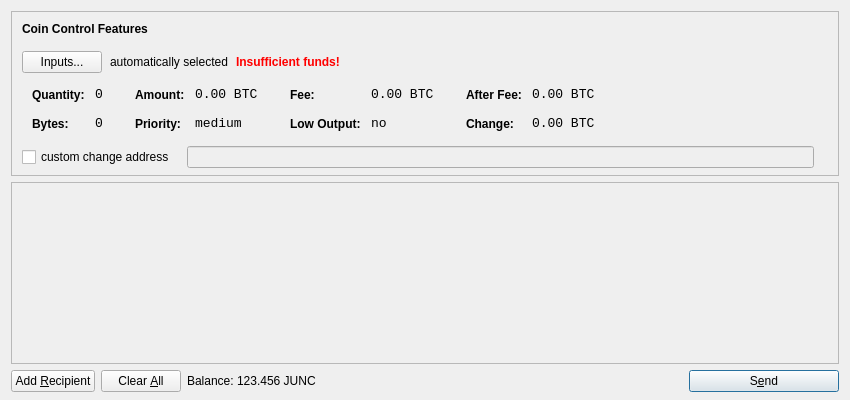
<?xml version="1.0" encoding="UTF-8"?>
<ui version="4.0">
 <class>SendCoinsDialog</class>
 <widget class="QDialog" name="SendCoinsDialog">
  <property name="geometry">
   <rect>
    <x>0</x>
    <y>0</y>
    <width>850</width>
    <height>400</height>
   </rect>
  </property>
  <property name="windowTitle">
   <string>Send Coins</string>
  </property>
  <layout class="QVBoxLayout" name="verticalLayout" stretch="0,1,0">
   <property name="bottomMargin">
    <number>8</number>
   </property>
   <item>
    <widget class="QFrame" name="frameCoinControl">
     <property name="sizePolicy">
      <sizepolicy hsizetype="Expanding" vsizetype="Expanding">
       <horstretch>0</horstretch>
       <verstretch>0</verstretch>
      </sizepolicy>
     </property>
     <property name="maximumSize">
      <size>
       <width>16777215</width>
       <height>16777215</height>
      </size>
     </property>
     <property name="frameShape">
      <enum>QFrame::StyledPanel</enum>
     </property>
     <property name="frameShadow">
      <enum>QFrame::Sunken</enum>
     </property>
     <layout class="QVBoxLayout" name="verticalLayoutCoinControl2">
      <property name="spacing">
       <number>-1</number>
      </property>
      <property name="leftMargin">
       <number>0</number>
      </property>
      <property name="topMargin">
       <number>0</number>
      </property>
      <property name="rightMargin">
       <number>0</number>
      </property>
      <property name="bottomMargin">
       <number>6</number>
      </property>
      <item>
       <layout class="QVBoxLayout" name="verticalLayoutCoinControl" stretch="0,0,0,0,1">
        <property name="spacing">
         <number>0</number>
        </property>
        <property name="leftMargin">
         <number>10</number>
        </property>
        <property name="topMargin">
         <number>10</number>
        </property>
        <item>
         <layout class="QHBoxLayout" name="horizontalLayoutCoinControl1">
          <property name="bottomMargin">
           <number>15</number>
          </property>
          <item>
           <widget class="QLabel" name="labelCoinControlFeatures">
            <property name="sizePolicy">
             <sizepolicy hsizetype="Preferred" vsizetype="Maximum">
              <horstretch>0</horstretch>
              <verstretch>0</verstretch>
             </sizepolicy>
            </property>
            <property name="font">
             <font>
              <weight>75</weight>
              <bold>true</bold>
             </font>
            </property>
            <property name="styleSheet">
             <string notr="true">font-weight:bold;</string>
            </property>
            <property name="text">
             <string>Coin Control Features</string>
            </property>
           </widget>
          </item>
         </layout>
        </item>
        <item>
         <layout class="QHBoxLayout" name="horizontalLayoutCoinControl2" stretch="0,0,0,0">
          <property name="spacing">
           <number>8</number>
          </property>
          <property name="bottomMargin">
           <number>10</number>
          </property>
          <item>
           <widget class="QPushButton" name="pushButtonCoinControl">
            <property name="styleSheet">
             <string notr="true"/>
            </property>
            <property name="text">
             <string>Inputs...</string>
            </property>
           </widget>
          </item>
          <item>
           <widget class="QLabel" name="labelCoinControlAutomaticallySelected">
            <property name="text">
             <string>automatically selected</string>
            </property>
            <property name="margin">
             <number>5</number>
            </property>
           </widget>
          </item>
          <item>
           <widget class="QLabel" name="labelCoinControlInsuffFunds">
            <property name="font">
             <font>
              <weight>75</weight>
              <bold>true</bold>
             </font>
            </property>
            <property name="styleSheet">
             <string notr="true">color:red;font-weight:bold;</string>
            </property>
            <property name="text">
             <string>Insufficient funds!</string>
            </property>
            <property name="margin">
             <number>5</number>
            </property>
           </widget>
          </item>
          <item>
           <spacer name="horizontalSpacerCoinControl">
            <property name="orientation">
             <enum>Qt::Horizontal</enum>
            </property>
            <property name="sizeHint" stdset="0">
             <size>
              <width>40</width>
              <height>1</height>
             </size>
            </property>
           </spacer>
          </item>
         </layout>
        </item>
        <item>
         <widget class="QWidget" name="widgetCoinControl" native="true">
          <property name="sizePolicy">
           <sizepolicy hsizetype="Preferred" vsizetype="Preferred">
            <horstretch>0</horstretch>
            <verstretch>0</verstretch>
           </sizepolicy>
          </property>
          <property name="minimumSize">
           <size>
            <width>0</width>
            <height>0</height>
           </size>
          </property>
          <property name="styleSheet">
           <string notr="true"/>
          </property>
          <layout class="QHBoxLayout" name="horizontalLayoutCoinControl5">
           <property name="margin">
            <number>0</number>
           </property>
           <item>
            <layout class="QHBoxLayout" name="horizontalLayoutCoinControl3" stretch="0,0,0,1">
             <property name="spacing">
              <number>20</number>
             </property>
             <property name="topMargin">
              <number>0</number>
             </property>
             <property name="bottomMargin">
              <number>10</number>
             </property>
             <item>
              <layout class="QFormLayout" name="formLayoutCoinControl1">
               <property name="horizontalSpacing">
                <number>10</number>
               </property>
               <property name="verticalSpacing">
                <number>14</number>
               </property>
               <property name="leftMargin">
                <number>10</number>
               </property>
               <property name="topMargin">
                <number>4</number>
               </property>
               <property name="rightMargin">
                <number>6</number>
               </property>
               <item row="0" column="0">
                <widget class="QLabel" name="labelCoinControlQuantityText">
                 <property name="styleSheet">
                  <string notr="true">font-weight:bold;</string>
                 </property>
                 <property name="text">
                  <string>Quantity:</string>
                 </property>
                 <property name="margin">
                  <number>0</number>
                 </property>
                </widget>
               </item>
               <item row="0" column="1">
                <widget class="QLabel" name="labelCoinControlQuantity">
                 <property name="font">
                  <font>
                   <family>Monospace</family>
                   <pointsize>10</pointsize>
                  </font>
                 </property>
                 <property name="cursor">
                  <cursorShape>IBeamCursor</cursorShape>
                 </property>
                 <property name="contextMenuPolicy">
                  <enum>Qt::ActionsContextMenu</enum>
                 </property>
                 <property name="text">
                  <string notr="true">0</string>
                 </property>
                 <property name="margin">
                  <number>0</number>
                 </property>
                 <property name="textInteractionFlags">
                  <set>Qt::LinksAccessibleByMouse|Qt::TextSelectableByKeyboard|Qt::TextSelectableByMouse</set>
                 </property>
                </widget>
               </item>
               <item row="1" column="0">
                <widget class="QLabel" name="labelCoinControlBytesText">
                 <property name="styleSheet">
                  <string notr="true">font-weight:bold;</string>
                 </property>
                 <property name="text">
                  <string>Bytes:</string>
                 </property>
                </widget>
               </item>
               <item row="1" column="1">
                <widget class="QLabel" name="labelCoinControlBytes">
                 <property name="font">
                  <font>
                   <family>Monospace</family>
                   <pointsize>10</pointsize>
                  </font>
                 </property>
                 <property name="cursor">
                  <cursorShape>IBeamCursor</cursorShape>
                 </property>
                 <property name="contextMenuPolicy">
                  <enum>Qt::ActionsContextMenu</enum>
                 </property>
                 <property name="text">
                  <string notr="true">0</string>
                 </property>
                 <property name="textInteractionFlags">
                  <set>Qt::LinksAccessibleByMouse|Qt::TextSelectableByKeyboard|Qt::TextSelectableByMouse</set>
                 </property>
                </widget>
               </item>
              </layout>
             </item>
             <item>
              <layout class="QFormLayout" name="formLayoutCoinControl2">
               <property name="horizontalSpacing">
                <number>10</number>
               </property>
               <property name="verticalSpacing">
                <number>14</number>
               </property>
               <property name="leftMargin">
                <number>6</number>
               </property>
               <property name="topMargin">
                <number>4</number>
               </property>
               <property name="rightMargin">
                <number>6</number>
               </property>
               <item row="0" column="0">
                <widget class="QLabel" name="labelCoinControlAmountText">
                 <property name="styleSheet">
                  <string notr="true">font-weight:bold;</string>
                 </property>
                 <property name="text">
                  <string>Amount:</string>
                 </property>
                 <property name="margin">
                  <number>0</number>
                 </property>
                </widget>
               </item>
               <item row="0" column="1">
                <widget class="QLabel" name="labelCoinControlAmount">
                 <property name="font">
                  <font>
                   <family>Monospace</family>
                   <pointsize>10</pointsize>
                  </font>
                 </property>
                 <property name="cursor">
                  <cursorShape>IBeamCursor</cursorShape>
                 </property>
                 <property name="contextMenuPolicy">
                  <enum>Qt::ActionsContextMenu</enum>
                 </property>
                 <property name="text">
                  <string notr="true">0.00 BTC</string>
                 </property>
                 <property name="textInteractionFlags">
                  <set>Qt::LinksAccessibleByMouse|Qt::TextSelectableByKeyboard|Qt::TextSelectableByMouse</set>
                 </property>
                </widget>
               </item>
               <item row="1" column="0">
                <widget class="QLabel" name="labelCoinControlPriorityText">
                 <property name="styleSheet">
                  <string notr="true">font-weight:bold;</string>
                 </property>
                 <property name="text">
                  <string>Priority:</string>
                 </property>
                </widget>
               </item>
               <item row="1" column="1">
                <widget class="QLabel" name="labelCoinControlPriority">
                 <property name="font">
                  <font>
                   <family>Monospace</family>
                   <pointsize>10</pointsize>
                  </font>
                 </property>
                 <property name="cursor">
                  <cursorShape>IBeamCursor</cursorShape>
                 </property>
                 <property name="contextMenuPolicy">
                  <enum>Qt::ActionsContextMenu</enum>
                 </property>
                 <property name="text">
                  <string>medium</string>
                 </property>
                 <property name="textInteractionFlags">
                  <set>Qt::LinksAccessibleByMouse|Qt::TextSelectableByKeyboard|Qt::TextSelectableByMouse</set>
                 </property>
                </widget>
               </item>
              </layout>
             </item>
             <item>
              <layout class="QFormLayout" name="formLayoutCoinControl3">
               <property name="horizontalSpacing">
                <number>10</number>
               </property>
               <property name="verticalSpacing">
                <number>14</number>
               </property>
               <property name="leftMargin">
                <number>6</number>
               </property>
               <property name="topMargin">
                <number>4</number>
               </property>
               <property name="rightMargin">
                <number>6</number>
               </property>
               <item row="0" column="0">
                <widget class="QLabel" name="labelCoinControlFeeText">
                 <property name="styleSheet">
                  <string notr="true">font-weight:bold;</string>
                 </property>
                 <property name="text">
                  <string>Fee:</string>
                 </property>
                 <property name="margin">
                  <number>0</number>
                 </property>
                </widget>
               </item>
               <item row="0" column="1">
                <widget class="QLabel" name="labelCoinControlFee">
                 <property name="font">
                  <font>
                   <family>Monospace</family>
                   <pointsize>10</pointsize>
                  </font>
                 </property>
                 <property name="cursor">
                  <cursorShape>IBeamCursor</cursorShape>
                 </property>
                 <property name="contextMenuPolicy">
                  <enum>Qt::ActionsContextMenu</enum>
                 </property>
                 <property name="text">
                  <string notr="true">0.00 BTC</string>
                 </property>
                 <property name="textInteractionFlags">
                  <set>Qt::LinksAccessibleByMouse|Qt::TextSelectableByKeyboard|Qt::TextSelectableByMouse</set>
                 </property>
                </widget>
               </item>
               <item row="1" column="0">
                <widget class="QLabel" name="labelCoinControlLowOutputText">
                 <property name="styleSheet">
                  <string notr="true">font-weight:bold;</string>
                 </property>
                 <property name="text">
                  <string>Low Output:</string>
                 </property>
                </widget>
               </item>
               <item row="1" column="1">
                <widget class="QLabel" name="labelCoinControlLowOutput">
                 <property name="font">
                  <font>
                   <family>Monospace</family>
                   <pointsize>10</pointsize>
                  </font>
                 </property>
                 <property name="cursor">
                  <cursorShape>IBeamCursor</cursorShape>
                 </property>
                 <property name="contextMenuPolicy">
                  <enum>Qt::ActionsContextMenu</enum>
                 </property>
                 <property name="text">
                  <string>no</string>
                 </property>
                 <property name="textInteractionFlags">
                  <set>Qt::LinksAccessibleByMouse|Qt::TextSelectableByKeyboard|Qt::TextSelectableByMouse</set>
                 </property>
                </widget>
               </item>
              </layout>
             </item>
             <item>
              <layout class="QFormLayout" name="formLayoutCoinControl4">
               <property name="horizontalSpacing">
                <number>10</number>
               </property>
               <property name="verticalSpacing">
                <number>14</number>
               </property>
               <property name="leftMargin">
                <number>6</number>
               </property>
               <property name="topMargin">
                <number>4</number>
               </property>
               <property name="rightMargin">
                <number>6</number>
               </property>
               <item row="0" column="0">
                <widget class="QLabel" name="labelCoinControlAfterFeeText">
                 <property name="styleSheet">
                  <string notr="true">font-weight:bold;</string>
                 </property>
                 <property name="text">
                  <string>After Fee:</string>
                 </property>
                 <property name="margin">
                  <number>0</number>
                 </property>
                </widget>
               </item>
               <item row="0" column="1">
                <widget class="QLabel" name="labelCoinControlAfterFee">
                 <property name="font">
                  <font>
                   <family>Monospace</family>
                   <pointsize>10</pointsize>
                  </font>
                 </property>
                 <property name="cursor">
                  <cursorShape>IBeamCursor</cursorShape>
                 </property>
                 <property name="contextMenuPolicy">
                  <enum>Qt::ActionsContextMenu</enum>
                 </property>
                 <property name="text">
                  <string notr="true">0.00 BTC</string>
                 </property>
                 <property name="textInteractionFlags">
                  <set>Qt::LinksAccessibleByMouse|Qt::TextSelectableByKeyboard|Qt::TextSelectableByMouse</set>
                 </property>
                </widget>
               </item>
               <item row="1" column="0">
                <widget class="QLabel" name="labelCoinControlChangeText">
                 <property name="styleSheet">
                  <string notr="true">font-weight:bold;</string>
                 </property>
                 <property name="text">
                  <string>Change:</string>
                 </property>
                </widget>
               </item>
               <item row="1" column="1">
                <widget class="QLabel" name="labelCoinControlChange">
                 <property name="font">
                  <font>
                   <family>Monospace</family>
                   <pointsize>10</pointsize>
                  </font>
                 </property>
                 <property name="cursor">
                  <cursorShape>IBeamCursor</cursorShape>
                 </property>
                 <property name="contextMenuPolicy">
                  <enum>Qt::ActionsContextMenu</enum>
                 </property>
                 <property name="text">
                  <string notr="true">0.00 BTC</string>
                 </property>
                 <property name="textInteractionFlags">
                  <set>Qt::LinksAccessibleByMouse|Qt::TextSelectableByKeyboard|Qt::TextSelectableByMouse</set>
                 </property>
                </widget>
               </item>
              </layout>
             </item>
            </layout>
           </item>
          </layout>
         </widget>
        </item>
        <item>
         <layout class="QHBoxLayout" name="horizontalLayoutCoinControl4" stretch="0,0,0">
          <property name="spacing">
           <number>12</number>
          </property>
          <property name="sizeConstraint">
           <enum>QLayout::SetDefaultConstraint</enum>
          </property>
          <property name="topMargin">
           <number>5</number>
          </property>
          <property name="rightMargin">
           <number>5</number>
          </property>
          <item>
           <widget class="QCheckBox" name="checkBoxCoinControlChange">
            <property name="text">
             <string>custom change address</string>
            </property>
           </widget>
          </item>
          <item>
           <widget class="QLineEdit" name="lineEditCoinControlChange">
            <property name="enabled">
             <bool>false</bool>
            </property>
            <property name="sizePolicy">
             <sizepolicy hsizetype="Expanding" vsizetype="Fixed">
              <horstretch>0</horstretch>
              <verstretch>0</verstretch>
             </sizepolicy>
            </property>
           </widget>
          </item>
          <item>
           <widget class="QLabel" name="labelCoinControlChangeLabel">
            <property name="sizePolicy">
             <sizepolicy hsizetype="Preferred" vsizetype="Expanding">
              <horstretch>0</horstretch>
              <verstretch>0</verstretch>
             </sizepolicy>
            </property>
            <property name="minimumSize">
             <size>
              <width>0</width>
              <height>0</height>
             </size>
            </property>
            <property name="text">
             <string/>
            </property>
            <property name="margin">
             <number>3</number>
            </property>
           </widget>
          </item>
         </layout>
        </item>
        <item>
         <spacer name="verticalSpacerCoinControl">
          <property name="orientation">
           <enum>Qt::Vertical</enum>
          </property>
          <property name="sizeHint" stdset="0">
           <size>
            <width>800</width>
            <height>1</height>
           </size>
          </property>
         </spacer>
        </item>
       </layout>
      </item>
     </layout>
    </widget>
   </item>
   <item>
    <widget class="QScrollArea" name="scrollArea">
     <property name="widgetResizable">
      <bool>true</bool>
     </property>
     <widget class="QWidget" name="scrollAreaWidgetContents">
      <property name="geometry">
       <rect>
        <x>0</x>
        <y>0</y>
        <width>830</width>
        <height>165</height>
       </rect>
      </property>
      <layout class="QVBoxLayout" name="verticalLayout_2">
       <property name="margin">
        <number>0</number>
       </property>
       <item>
        <layout class="QVBoxLayout" name="entries">
         <property name="spacing">
          <number>6</number>
         </property>
        </layout>
       </item>
       <item>
        <spacer name="verticalSpacer">
         <property name="orientation">
          <enum>Qt::Vertical</enum>
         </property>
         <property name="sizeHint" stdset="0">
          <size>
           <width>20</width>
           <height>40</height>
          </size>
         </property>
        </spacer>
       </item>
      </layout>
     </widget>
    </widget>
   </item>
   <item>
    <layout class="QHBoxLayout" name="horizontalLayout">
     <item>
      <widget class="QPushButton" name="addButton">
       <property name="toolTip">
        <string>Send to multiple recipients at once</string>
       </property>
       <property name="text">
        <string>Add &amp;Recipient</string>
       </property>
       <property name="icon">
        <iconset resource="../bitcoin.qrc">
         <normaloff>:/icons/add</normaloff>:/icons/add</iconset>
       </property>
       <property name="autoDefault">
        <bool>false</bool>
       </property>
      </widget>
     </item>
     <item>
      <widget class="QPushButton" name="clearButton">
       <property name="sizePolicy">
        <sizepolicy hsizetype="Minimum" vsizetype="Fixed">
         <horstretch>0</horstretch>
         <verstretch>0</verstretch>
        </sizepolicy>
       </property>
       <property name="toolTip">
        <string>Remove all transaction fields</string>
       </property>
       <property name="text">
        <string>Clear &amp;All</string>
       </property>
       <property name="icon">
        <iconset resource="../bitcoin.qrc">
         <normaloff>:/icons/remove</normaloff>:/icons/remove</iconset>
       </property>
       <property name="autoRepeatDelay">
        <number>300</number>
       </property>
       <property name="autoDefault">
        <bool>false</bool>
       </property>
      </widget>
     </item>
     <item>
      <layout class="QHBoxLayout" name="horizontalLayout_2">
       <property name="spacing">
        <number>3</number>
       </property>
       <item>
        <widget class="QLabel" name="label">
         <property name="text">
          <string>Balance:</string>
         </property>
        </widget>
       </item>
       <item>
        <widget class="QLabel" name="labelBalance">
         <property name="cursor">
          <cursorShape>IBeamCursor</cursorShape>
         </property>
         <property name="text">
          <string>123.456 JUNC</string>
         </property>
         <property name="textInteractionFlags">
          <set>Qt::LinksAccessibleByMouse|Qt::TextSelectableByKeyboard|Qt::TextSelectableByMouse</set>
         </property>
        </widget>
       </item>
      </layout>
     </item>
     <item>
      <spacer name="horizontalSpacer">
       <property name="orientation">
        <enum>Qt::Horizontal</enum>
       </property>
       <property name="sizeHint" stdset="0">
        <size>
         <width>40</width>
         <height>20</height>
        </size>
       </property>
      </spacer>
     </item>
     <item>
      <widget class="QPushButton" name="sendButton">
       <property name="minimumSize">
        <size>
         <width>150</width>
         <height>0</height>
        </size>
       </property>
       <property name="toolTip">
        <string>Confirm the send action</string>
       </property>
       <property name="text">
        <string>S&amp;end</string>
       </property>
       <property name="icon">
        <iconset resource="../bitcoin.qrc">
         <normaloff>:/icons/send</normaloff>:/icons/send</iconset>
       </property>
       <property name="default">
        <bool>true</bool>
       </property>
      </widget>
     </item>
    </layout>
   </item>
  </layout>
 </widget>
 <resources>
  <include location="../bitcoin.qrc"/>
 </resources>
 <connections/>
</ui>
